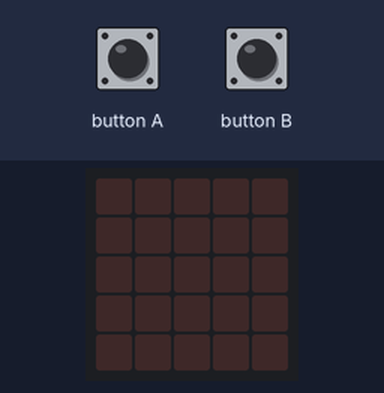
The program below on a simulated BBC micro:bit running MicroPython. Parts: the board's 5×5 LED display. The inputs (shaded band) are chosen by the test bench.

Above: at 1.2 s.
1.3 s: button A pressed for 0.15 s
At 1.35 s:
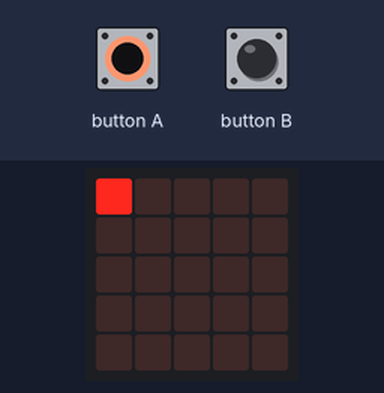
At 1.75 s:
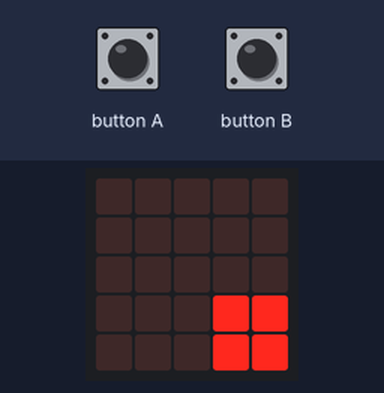
4.3 s: button B pressed for 0.15 s
At 4.37 s:
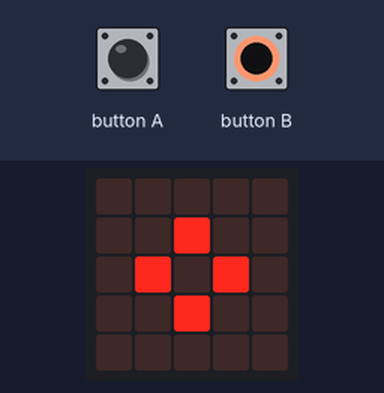
Timing chart, 0 to 7.3 s (numbered marks = the images above; inputs shaded):
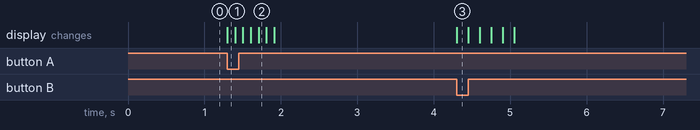

Measured:
- after the input at 1.3 s, the display: changes at once (image 1)
- after the input at 4.3 s, the display: changes at once (image 3)

The program:

02_01_animaatio.py
```python
# 02_01_animaatio.py
from microbit import *

# luodaan kuvasarja tippuvasta kuutiosta
kuva1 = Image("90000:""00000:""00000:""00000:""00000:")
kuva2 = Image("99000:""99000:""00000:""00000:""00000:")
kuva3 = Image("00000:""09900:""09900:""00000:""00000:")
kuva4 = Image("00000:""00000:""00990:""00990:""00000:")
kuva5 = Image("00000:""00000:""00000:""00099:""00099:")
kuva6 = Image("00000:""00000:""00000:""00000:""00009:")
# tehdään lista (animaatio), jossa on kaikki sydänkuvat
animaatio = [kuva1, kuva2, kuva3, kuva4, kuva5, kuva6]

risti = Image("00000:""00900:""09090:""00900:""00000:")
salmiakki = Image("00900:""09090:""90009:""09090:""00900:")
nelio = Image("99999:""90009:""90009:""90009:""99999:")

animaatio2 = [risti, salmiakki, nelio, salmiakki, risti]


while True:
    if button_a.was_pressed():
        # näytetään animaatio, välissä 100ms tauko
        display.show(animaatio, loop=False, delay=100)
        display.clear()
    elif button_b.was_pressed():
        display.show(animaatio2, loop=False, delay=150)
        display.clear()
```
